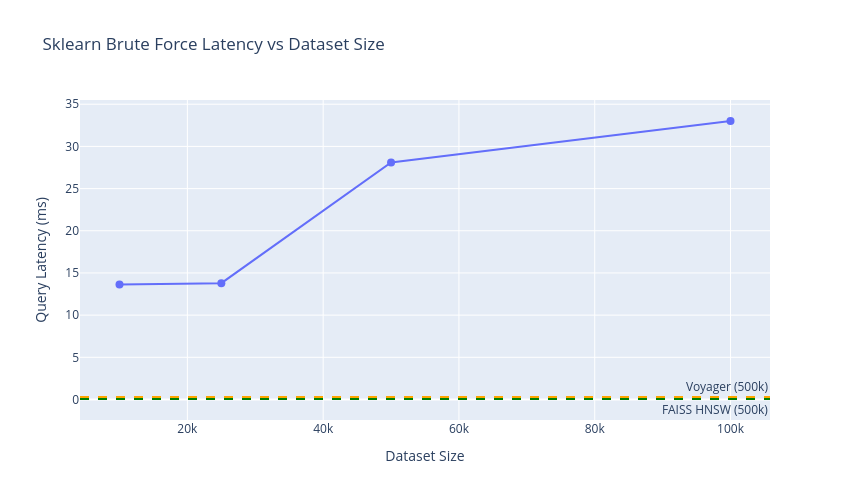

Here is the notebook cell this chart was saved with:
### Code cell
# Reference values from previous days (at 500k)
FAISS_HNSW_LATENCY = 0.06
VOYAGER_LATENCY    = 0.295

fig = go.Figure()

fig.add_trace(go.Scatter(
    x = df_scale["size"],
    y = df_scale["latency_ms"],
    mode = "lines+markers",
    name = "Sklearn brute force",
    marker = {"size": 8},
))

fig.add_hline(
    y = FAISS_HNSW_LATENCY,
    line_dash = "dash",
    line_color = "green",
    annotation_text = "FAISS HNSW (500k)",
    annotation_position = "bottom right",
)

fig.add_hline(
    y = VOYAGER_LATENCY,
    line_dash = "dash",
    line_color = "orange",
    annotation_text = "Voyager (500k)",
    annotation_position = "top right",
)

fig.update_layout(
    title = "Sklearn Brute Force Latency vs Dataset Size",
    xaxis_title = "Dataset Size",
    yaxis_title = "Query Latency (ms)",
    width = 850,
    height = 500,
)
fig.show()

### Figure 1 — Plotly figure (JSON) as saved in the notebook; plotly's stock layout.template omitted (floating-point values rounded to 4 significant figures)
{"data": [{"marker": {"size": 8}, "mode": "lines+markers", "name": "Sklearn brute force", "type": "scatter", "x": [10000, 25000, 50000, 100000], "y": [13.64, 13.79, 28.09, 33.01]}], "layout": {"annotations": [{"showarrow": false, "text": "FAISS HNSW (500k)", "x": 1, "xanchor": "right", "xref": "x domain", "y": 0.06, "yanchor": "top", "yref": "y"}, {"showarrow": false, "text": "Voyager (500k)", "x": 1, "xanchor": "right", "xref": "x domain", "y": 0.295, "yanchor": "bottom", "yref": "y"}], "height": 500, "shapes": [{"line": {"color": "green", "dash": "dash"}, "type": "line", "x0": 0, "x1": 1, "xref": "x domain", "y0": 0.06, "y1": 0.06, "yref": "y"}, {"line": {"color": "orange", "dash": "dash"}, "type": "line", "x0": 0, "x1": 1, "xref": "x domain", "y0": 0.295, "y1": 0.295, "yref": "y"}], "title": {"text": "Sklearn Brute Force Latency vs Dataset Size"}, "width": 850, "xaxis": {"title": {"text": "Dataset Size"}}, "yaxis": {"title": {"text": "Query Latency (ms)"}}}}
